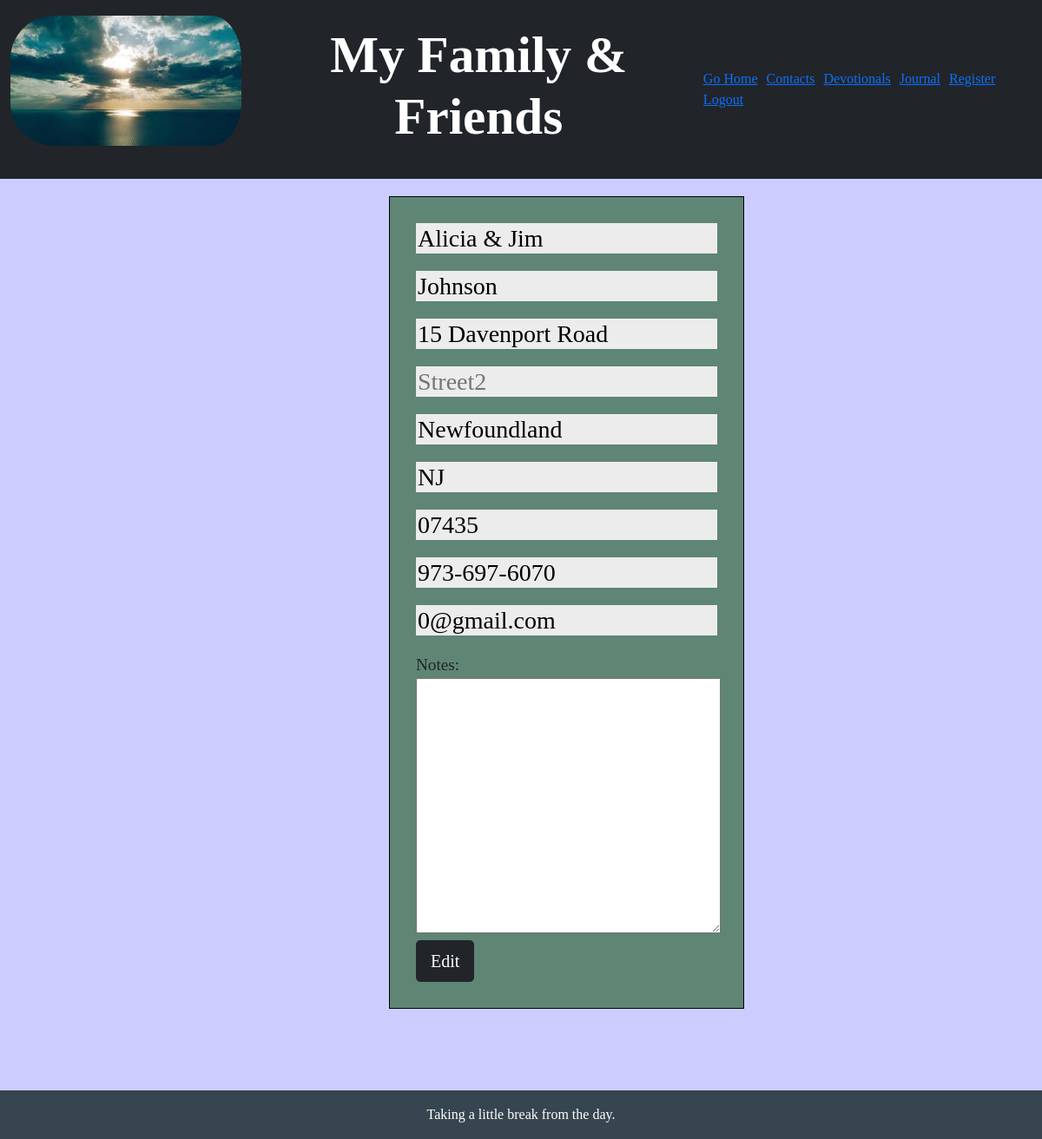
/edit_contact/16 (signed in), run on an earlier commit of the app's database.
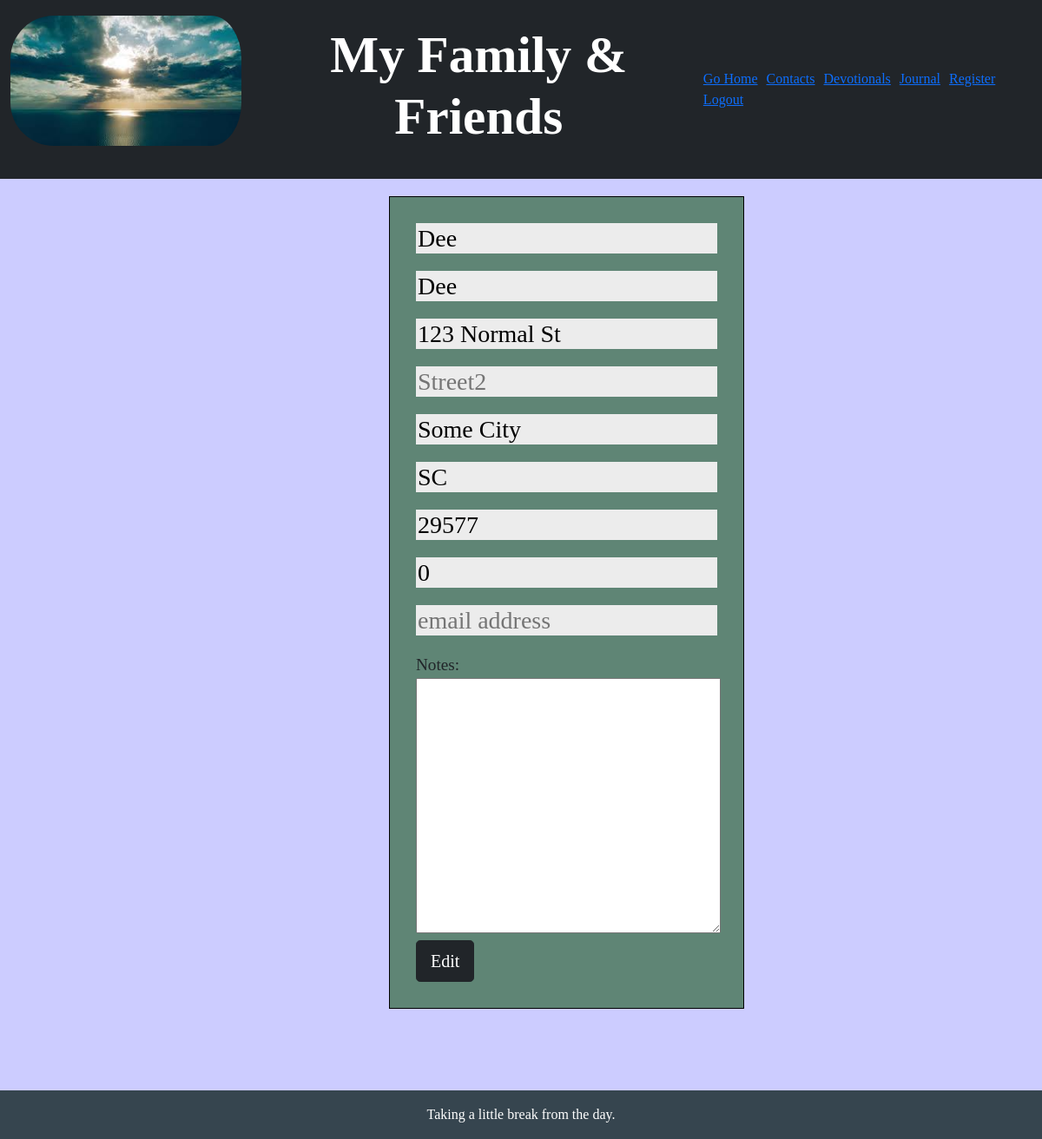
And on a later commit of the database.
### application.py (models this page shows, shortened)
class Addresses(db.Model):
    id = db.Column('id', db.Integer, primary_key=True)
    user_id = db.Column('user_id', db.Integer,
                        db.ForeignKey('users.id'), nullable=False)
    first_name = db.Column('first_name', db.TEXT, nullable=False)
    last_name = db.Column('last_name', db.TEXT, nullable=True)
    street1 = db.Column('street1', db.TEXT, nullable=False)
    street2 = db.Column('street2', db.TEXT, nullable=True)
    city = db.Column('city', db.TEXT, nullable=True)
    state = db.Column('state', db.CHAR(2), nullable=True)
    zip_code = db.Column('zip_code', db.VARCHAR(10), nullable=True)
    phone = db.Column('phone', db.VARCHAR(22), nullable=False)
    email = db.Column('email', db.TEXT, nullable=True)
    notes = db.Column('notes', db.TEXT, nullable=True)

### application.py (the view)
@app.route("/edit_contact/<int:id>", methods=["GET", "POST"])
@login_required
def edit(id):
    contact_to_edit = Addresses.query.get_or_404(id)
    if request.method == "POST":
        contact_to_edit.first_name = request.form.get("first_name")
        contact_to_edit.last_name = request.form.get("last_name")
        contact_to_edit.street1 = request.form.get("street1")
        contact_to_edit.street2 = request.form.get("street2")
        contact_to_edit.city = request.form.get("city")
        contact_to_edit.state = request.form.get("state")
        contact_to_edit.zip_code = request.form.get("zip")
        contact_to_edit.phone = request.form.get("phone")
        contact_to_edit.email = request.form.get("email")
        contact_to_edit.notes = request.form.get("notes")
        if not contact_to_edit.first_name:
            flash(f"Please provide first name \U0001F928!")
            return render_template("edit_contact.html", contact_to_edit=contact_to_edit, id=id)
        if not contact_to_edit.street1:
            flash(f"Please provide street address \U0001F928!")
            return render_template("edit_contact.html", contact_to_edit=contact_to_edit, id=id)
        if not contact_to_edit.phone:
            flash(f"Please provide phone number \U0001F928!")
            return render_template("edit_contact.html", contact_to_edit=contact_to_edit, id=id)
        try:
            db.session.commit()
            flash(f"Contact has been edited \U0001F600!")
            return render_template("edit_contact.html", contact_to_edit=contact_to_edit, id=id)
        except:
            flash(f"Sorry, something went wrong! Contact not edited \U0001F928!")
            return redirect("/")
    else:
        return render_template("edit_contact.html", contact_to_edit=contact_to_edit, id=id)

### application.py (called while the page is built)
def login_required(f):
    @wraps(f)
    def wrap(*args, **kwargs):
        if session.get("user_id") is None:
            return redirect("/login")
        return f(*args, **kwargs)
    return wrap

### templates/edit_contact.html (shortened to what this page needs)
{% extends "layout.html" %}
{% block body %}
<nav class="navbar navbar-expand-sm bg-dark navbar-dark">
    <div class="container-fluid">
        <div class="navbar-header">
            <a class="navbar-brand" href="/"><img id="logo" src="../static/images/peaceful.jpeg" alt="Logo"></a>
        </div>
        <h2>My Family & Friends</h2>
        <ul class="nav navbar-nav navbar-right">
            <li><a href="/"> Go Home</a></li>
            <li><a href="/address_list">Contacts</a></li>
            <li><a href="/verses"> Devotionals</a></li>
            <li><a href="/journal"> Journal</a></li>
            <li><a href="/register"> Register</a></li>
            <li><a href="/logout"> Logout</a></li>
        </ul>
    </div>
</nav>
<div class="container">
    <div class="col-md-8 offset-md-2">
        <form action="/edit_contact/{{contact_to_edit.id}}" method="POST">
            <div class="form-group">
                <input name="first_name" type="text" , placeholder="First Name" ,
                    value="{{contact_to_edit['first_name']}}"><br>
                <input name="last_name" type="text" , placeholder="Last Name" ,
                    value="{{contact_to_edit['last_name']}}"><br>
                <input name="street1" type="text" , placeholder="Street1" , value="{{contact_to_edit['street1']}}"><br>
                <input name="street2" type="text" , placeholder="Street2" , value="{{contact_to_edit['street2']}}"><br>
                <input name="city" type="text" , placeholder="City" , value="{{contact_to_edit['city']}}"><br>
                <input name="state" type="text" max="2" , placeholder="State" ,
                    value="{{contact_to_edit['state']}}"><br>
                <input name="zip" type="text" max="10" , placeholder="Zip Code" ,
                    value="{{contact_to_edit['zip_code']}}"><br>
                <input name="phone" type="tel" , placeholder="Phone" , value="{{contact_to_edit['phone']}}"><br>
                <input name="email" type="email" , placeholder="email address" ,
                    value="{{contact_to_edit['email']}}"><br>
                <label for="notes">Notes:</label>
                <textarea autocomplete="off" id="notes" name="notes" value="{{contact_to_edit['notes']}}" rows="10"
                    cols="30"></textarea><br />
                <button id="addresses" class="btn btn-dark btn-lg" type="submit">Edit</button>
            </div>
        </form>
    </div>
</div>
<div class="footer">
    <footer>
        <div id="foot" class="text-center p-3">
            Taking a little break from the day.
    </footer>
</div>
{% endblock %}

What changed in the data, as far as the page shows it:
changed Addresses: first_name "Alicia & Jim" → "Dee"; last_name "Johnson" → "Dee"; street1 "15 Davenport Road" → "123 Normal St"; city "Newfoundland" → "Some City"; state "NJ" → "SC"; zip "07435" → "29577"; phone "973-697-6070" → "0"; email "0@gmail.com" → (not shown)
